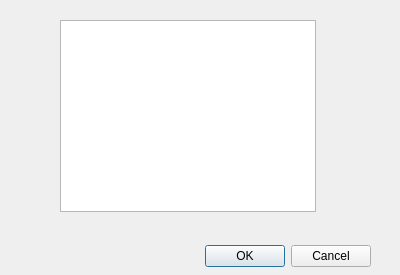
<?xml version="1.0" encoding="UTF-8"?>
<ui version="4.0">
 <class>Tabel</class>
 <widget class="QDialog" name="Tabel">
  <property name="geometry">
   <rect>
    <x>0</x>
    <y>0</y>
    <width>400</width>
    <height>275</height>
   </rect>
  </property>
  <property name="windowTitle">
   <string>Dialog</string>
  </property>
  <widget class="QDialogButtonBox" name="buttonBox">
   <property name="geometry">
    <rect>
     <x>30</x>
     <y>240</y>
     <width>341</width>
     <height>32</height>
    </rect>
   </property>
   <property name="orientation">
    <enum>Qt::Horizontal</enum>
   </property>
   <property name="standardButtons">
    <set>QDialogButtonBox::Cancel|QDialogButtonBox::Ok</set>
   </property>
  </widget>
  <widget class="QTableView" name="tableView">
   <property name="geometry">
    <rect>
     <x>60</x>
     <y>20</y>
     <width>256</width>
     <height>192</height>
    </rect>
   </property>
  </widget>
 </widget>
 <resources/>
 <connections>
  <connection>
   <sender>buttonBox</sender>
   <signal>accepted()</signal>
   <receiver>Tabel</receiver>
   <slot>accept()</slot>
   <hints>
    <hint type="sourcelabel">
     <x>248</x>
     <y>254</y>
    </hint>
    <hint type="destinationlabel">
     <x>157</x>
     <y>274</y>
    </hint>
   </hints>
  </connection>
  <connection>
   <sender>buttonBox</sender>
   <signal>rejected()</signal>
   <receiver>Tabel</receiver>
   <slot>reject()</slot>
   <hints>
    <hint type="sourcelabel">
     <x>316</x>
     <y>260</y>
    </hint>
    <hint type="destinationlabel">
     <x>286</x>
     <y>274</y>
    </hint>
   </hints>
  </connection>
 </connections>
</ui>
